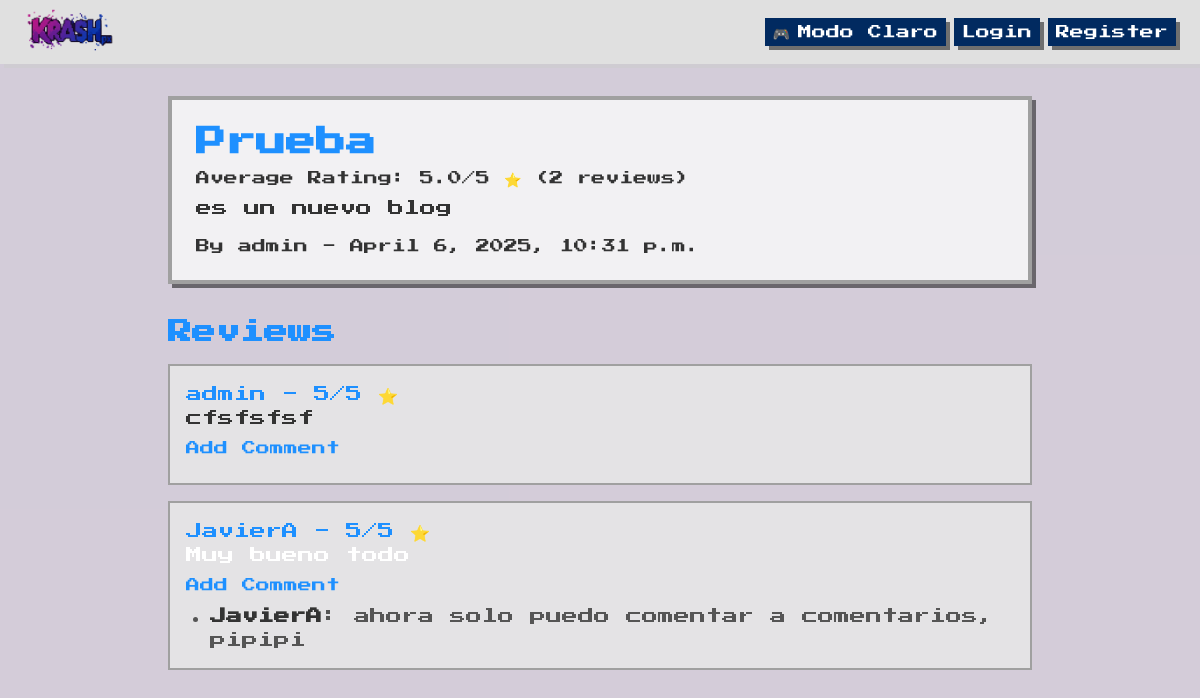
Page /blog/1/ on the committed database.
### blogapp/models.py (models this page shows, shortened)
class Blog(models.Model):
    title = models.CharField(max_length=200)
    content = RichTextField()
    author = models.ForeignKey(User, on_delete=models.CASCADE)
    created_at = models.DateTimeField(auto_now_add=True)
    featured_image = models.ImageField(upload_to='blog_images/', blank=True, null=True) #Se añade para poder agregar imagenes
    tags = models.ManyToManyField(Tag, blank=True, related_name='blogs')  # Relación con etiquetas
    def average_rating(self):
        reviews = self.reviews.all()
        if reviews.exists():
            return round(sum(review.rating for review in reviews) / reviews.count(), 1)
        return 0

class Review(models.Model):
    blog = models.ForeignKey(Blog, on_delete=models.CASCADE, related_name='reviews')
    reviewer = models.ForeignKey(User, on_delete=models.CASCADE)
    rating = models.IntegerField(validators=[MinValueValidator(1), MaxValueValidator(5)])
    comment = RichTextField()
    created_at = models.DateTimeField(auto_now_add=True)
    class Meta:
        unique_together = ['blog','reviewer']  #Permite que el usuario pueda reseñar el blog solo una vez

class Comment(models.Model):
    review = models.ForeignKey(Review, on_delete=models.CASCADE, related_name='comments')
    commenter = models.ForeignKey(User, on_delete=models.CASCADE)
    content = models.TextField()
    created_at = models.DateTimeField(auto_now_add=True)

### blogapp/views.py (the view)
# urls.py: path('blog/<int:pk>/', BlogDetailView.as_view(), name='blog_detail'),
class BlogDetailView(DetailView):
    model = Blog
    template_name = 'blogapp/blog_detail.html'
    def get_context_data(self, **kwargs):
        context = super().get_context_data(**kwargs)
        if self.request.user.is_authenticated:
         context['user'] = self.request.user
         context['can_add_review'] = not Review.objects.filter(blog=self.get_object(), reviewer=self.request.user).exists()
        else:
         context['user_id'] = None  # O maneja el caso de usuario no autenticado
        return context

### blogapp/templates/blogapp/blog_detail.html (shortened to what this page needs)
{% extends 'base.html' %}
{% block content %}
  <article class="blog-card p-6 rounded-none border-4 shadow-pixel hover:shadow-none hover:-translate-y-1 hover:-translate-x-1 transition-all duration-700 ease-in-out animate-fade-in">
    <h1 class="text-3xl blog-title font-bold mb-2">{{ object.title }}</h1>
    {% if object.reviews.exists %}
      <p class="text-sm blog-text mb-2">Average Rating: {{ object.average_rating }}/5 ⭐ ({{ object.reviews.count }} reviews)</p>
    {% else %}
      <p class="text-sm blog-text mb-2">No reviews yet.</p>
    {% endif %}
    <p class="blog-text mb-4">{{ object.content|safe }}</p>
    <p class="text-sm blog-text">By {{ object.author.username }} - {{ object.created_at }}</p>
  </article>
  <section class="mt-8">
    <h2 class="text-2xl blog-title font-semibold mb-4">Reviews</h2>
    {% for review in object.reviews.all %}
      <div class="blog-review p-4 rounded-none border-2 blog-image mb-4 transition-all duration-700 ease-in-out animate-fade-in">
        <p class="blog-title font-medium">{{ review.reviewer.username }} - {{ review.rating }}/5 ⭐</p>
        <p class="blog-text">{{ review.comment|safe }}</p>
        <a href="{% url 'blogapp:add_comment' blog_pk=object.pk review_pk=review.pk %}" class="text-sm blog-link hover:text-neon-pink mt-2 inline-block">Add Comment</a>
        <ul class="mt-2 list-disc ml-6 blog-comment">
          {% for comment in review.comments.all %}
            <li><span class="font-semibold blog-text">{{ comment.commenter.username }}</span>: {{ comment.content }}</li>
          {% endfor %}
        </ul>
      </div>
    {% empty %}
      <p class="blog-text">No reviews yet. Be the first to add one.</p>
    {% endfor %}
  </section>
{% endblock %}

### blogapp/templates/blogapp/base.html (style rules this page uses)
html { background: linear-gradient(rgba(39, 1, 64, 0.6), rgba(39, 1, 64, 0.6)), url('https://motionbgs.com/media/3639/super-mario.jpg') no-repeat center center fixed; background-size: cover; background-color: #270140; }
html, body { height: 100%; scroll-behavior: smooth; transition: background-color 0.5s ease-in-out; }
.animate-fade-in { animation: fade-in 0.6s ease-out; will-change: opacity, transform; }
.blog-card { background-color: rgba(245, 245, 245, 0.9); border-color: #A0A0A0; }
.blog-title { color: #1E90FF; }
.blog-text { color: #333333; }
.blog-image { border-color: #A0A0A0; }
.blog-review { background-color: rgba(230, 230, 230, 0.9); }
.blog-comment { color: #555555; }
.blog-link { color: #1E90FF; }

### rows in the picture
Blog: title "Prueba", average_rating "5.0", reviews.count "2", content "es un nuevo blog", author.username "admin", created_at "April 6, 2025, 10:31 p.m."
Review: reviewer.username "admin", rating "5", comment "cfsfsfsf"
Review: reviewer.username "JavierA", rating "5", comment "Muy bueno todo"
Comment: commenter.username "JavierA", content "ahora solo puedo comentar a comentarios, pipipi"
